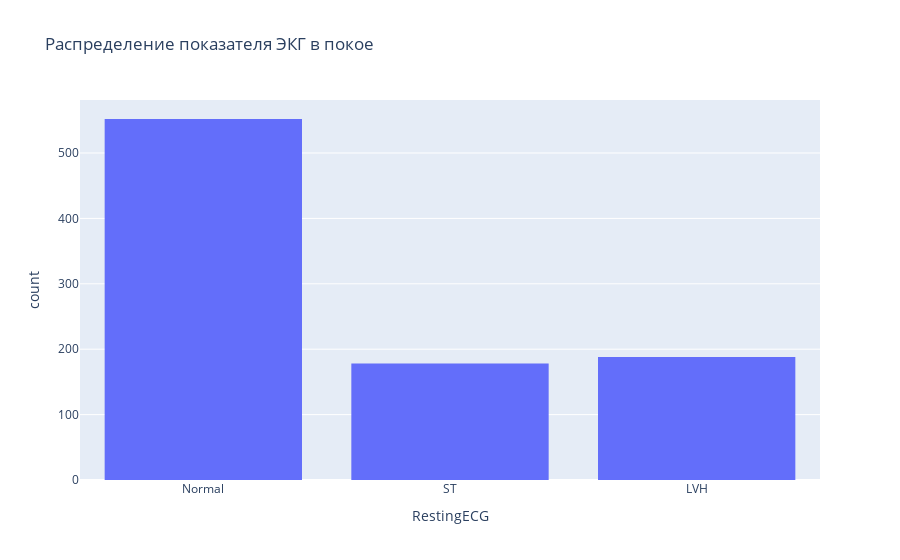

Source (notebook cell):
### Code cell
fig=px.histogram(df,
                 x="RestingECG",
                 hover_data=df.columns,
                 title="Распределение показателя ЭКГ в покое")
fig.show()

### Figure 1 — Plotly figure (JSON) as saved in the notebook; plotly's stock layout.template omitted (floating-point values rounded to 4 significant figures; data arrays with more than 128 entries replaced by an {"elided": "..."} marker saying what was removed)
{"data": [{"alignmentgroup": "True", "bingroup": "x", "hovertemplate": "RestingECG=%{x}<br>count=%{y}<extra></extra>", "legendgroup": "", "marker": {"color": "#636efa", "pattern": {"shape": ""}}, "name": "", "offsetgroup": "", "orientation": "v", "showlegend": false, "type": "histogram", "x": {"elided": "918 str values"}, "xaxis": "x", "yaxis": "y"}], "layout": {"barmode": "relative", "legend": {"tracegroupgap": 0}, "title": {"text": "Распределение показателя ЭКГ в покое"}, "xaxis": {"anchor": "y", "domain": [0, 1], "title": {"text": "RestingECG"}}, "yaxis": {"anchor": "x", "domain": [0, 1], "title": {"text": "count"}}}}
